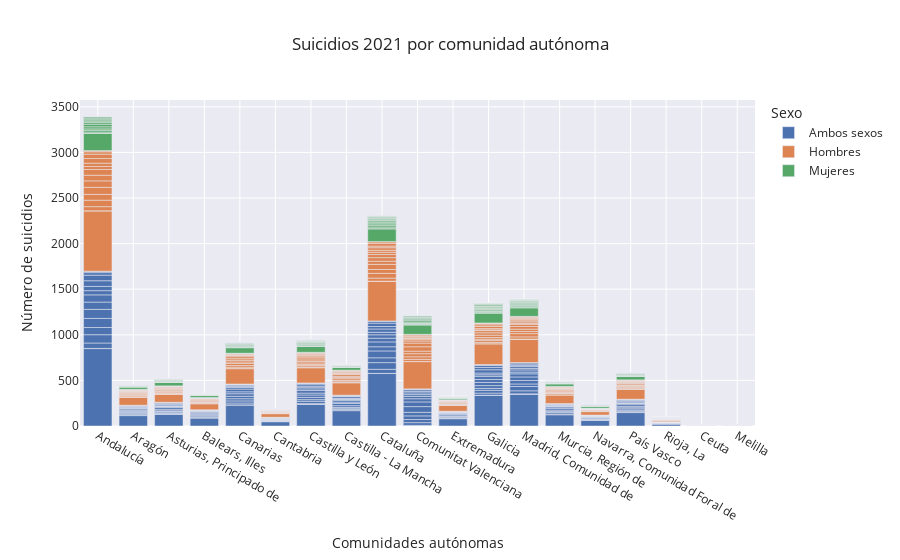

The cell this chart's notebook holds for it:
### Markdown cell above
SUICIDIOS 2021 POR COMUNIDAD AUTÓNOMA

### Code cell
fig8 = px.bar(com2021, x= "Comunidades autónomas", y="Total", color="Sexo",
             barmode = "relative", hover_name= "Edad", title= "Suicidios 2021 por comunidad autónoma", template="seaborn", labels={"Total": "Número de suicidios"})
fig8.show()

### Figure 1 — Plotly figure (JSON) as saved in the notebook; plotly's stock layout.template omitted (floating-point values rounded to 4 significant figures; data arrays with more than 128 entries replaced by an {"elided": "..."} marker saying what was removed)
{"data": [{"alignmentgroup": "True", "hovertemplate": "<b>%{hovertext}</b><br><br>Sexo=Ambos sexos<br>Comunidades autónomas=%{x}<br>Número de suicidios=%{y}<extra></extra>", "hovertext": {"elided": "304 str values"}, "legendgroup": "Ambos sexos", "marker": {"color": "rgb(76,114,176)", "pattern": {"shape": ""}}, "name": "Ambos sexos", "offsetgroup": "Ambos sexos", "orientation": "v", "showlegend": true, "textposition": "auto", "type": "bar", "x": {"elided": "304 str values"}, "xaxis": "x", "y": {"elided": "304 int values"}, "yaxis": "y"}, {"alignmentgroup": "True", "hovertemplate": "<b>%{hovertext}</b><br><br>Sexo=Hombres<br>Comunidades autónomas=%{x}<br>Número de suicidios=%{y}<extra></extra>", "hovertext": {"elided": "304 str values"}, "legendgroup": "Hombres", "marker": {"color": "rgb(221,132,82)", "pattern": {"shape": ""}}, "name": "Hombres", "offsetgroup": "Hombres", "orientation": "v", "showlegend": true, "textposition": "auto", "type": "bar", "x": {"elided": "304 str values"}, "xaxis": "x", "y": {"elided": "304 int values"}, "yaxis": "y"}, {"alignmentgroup": "True", "hovertemplate": "<b>%{hovertext}</b><br><br>Sexo=Mujeres<br>Comunidades autónomas=%{x}<br>Número de suicidios=%{y}<extra></extra>", "hovertext": {"elided": "304 str values"}, "legendgroup": "Mujeres", "marker": {"color": "rgb(85,168,104)", "pattern": {"shape": ""}}, "name": "Mujeres", "offsetgroup": "Mujeres", "orientation": "v", "showlegend": true, "textposition": "auto", "type": "bar", "x": {"elided": "304 str values"}, "xaxis": "x", "y": {"elided": "304 int values"}, "yaxis": "y"}], "layout": {"barmode": "relative", "legend": {"title": {"text": "Sexo"}, "tracegroupgap": 0}, "title": {"text": "Suicidios 2021 por comunidad autónoma"}, "xaxis": {"anchor": "y", "domain": [0, 1], "title": {"text": "Comunidades autónomas"}}, "yaxis": {"anchor": "x", "domain": [0, 1], "title": {"text": "Número de suicidios"}}}}
